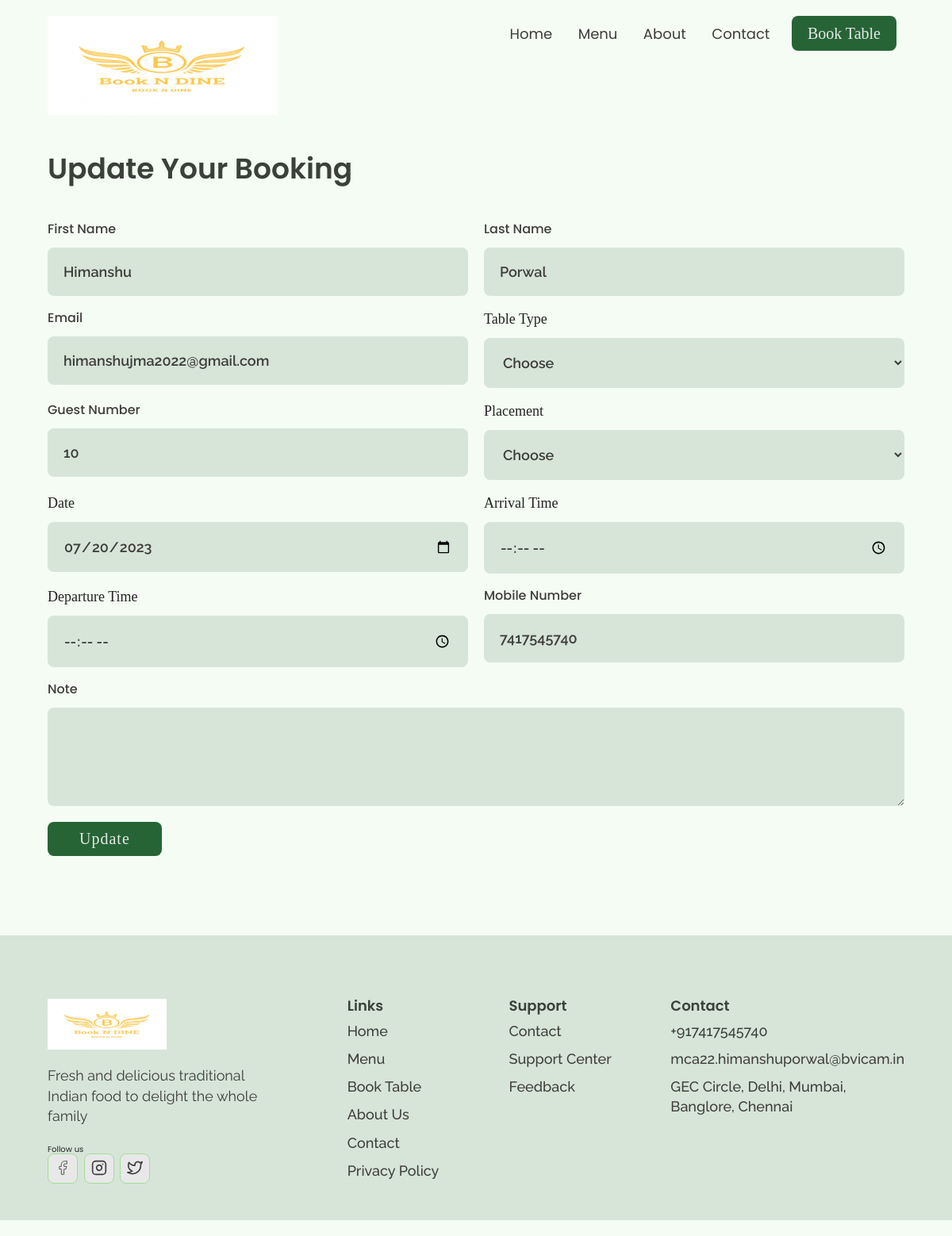
The app's page /update.php?id=9 with its own data.
### tables this page shows
CREATE TABLE `booktable` (
  `id` int(10) NOT NULL,
  `firstName` varchar(50) NOT NULL,
  `lastName` varchar(50) NOT NULL,
  `email` varchar(200) NOT NULL,
  `tableType` varchar(50) NOT NULL,
  `guestNumber` varchar(50) NOT NULL,
  `placement` varchar(50) NOT NULL,
  `date` date NOT NULL,
  `arrivaltime` time(6) NOT NULL,
  `departuretime` time(6) NOT NULL,
  `mobilenumber` varchar(10) NOT NULL,
  `note` varchar(10000) NOT NULL
);

### update.php (the view, shortened to what this page needs)
<!DOCTYPE html>
<html lang="en">
<head>
    <link rel="stylesheet" href="./reset.css">
    <link rel="stylesheet" href="./globalStyles.css">
    <link rel="stylesheet" href="./components.css">
    <link rel="stylesheet" href="https://unpkg.com/aos@next/dist/aos.css" />
</head>
<body>
    <div class="nav">
    <div class="container">
        <div class ="nav__wrapper">
            <a href="./index.html" class="logo">
                <img src="./images/3333.png" alt="Book'n Dine">
            </a>
            <nav>
                <ul class="nav__list">
                    <div class="nav__list__wrapper">
                        <li><a href="./index.html" class="nav__link">Home</a> </li>
                        <li><a href="./menu.html" class="nav__link">Menu</a> </li>
                        <li><a href="./about.html" class="nav__link">About</a> </li>
                        <li><a href="./contact.html" class="nav__link">Contact</a></li>
                        <li><a href="./booking.html" class="btn primary-btn">Book Table</a> </li>
                    </div>
                </ul>
            </nav>
        </div>
    </div>
     <section id="form" data-aos="fade-up">
        <div class="container">
            <h3 class="form__title">Update Your Booking</h3>
            <div class="form__wrapper">
                <form action="" method="post">
                    <?php
                    include 'connection.php';
                    $ids = $_GET['id'];
                    $showquery = "Select * from booktable where id={$ids}";
                    $showdata = mysqli_query($con,$showquery);
                    $arrdata = mysqli_fetch_array($showdata);
                            ?>
                    <div class="form__group">
                        <label for="firstName">First Name</label>
                        <input type="text" id="firstName" name="firstName" value="<?php echo $arrdata['firstName']; ?>"required>
                    </div>
                    <div class="form__group">
                        <label for="lastName">Last Name</label>
                        <input type="text" id="lastName" name="lastName" value="<?php echo $arrdata['lastName']; ?>"required>
                    </div>
                    <div class="form__group">
                        <label for="Email">Email</label>
                        <input type="email" id="email" name="email" value="<?php echo $arrdata['email']; ?>"required>
                    </div>
                    <div class="form__group">
                        <lable for="tableType">Table Type</lable>
                        <select id="tableType" name="tableType" value="<?php echo $arrdata['tableType']; ?>" required>
                            <option selected disabled>Choose</option>
                        </select>
                    </div>
                    <div class="form__group">
                        <label for="guestNumber">Guest Number</label>
                        <input type="number" id="guestNumber" name="guestNumber" min="1" max="10" value="<?php echo $arrdata['guestNumber']; ?>"required>
                    </div>
                    <div class="form__group">
                        <lable for="placement">Placement</lable>
                        <select  id="placement" name="placement" value="<?php echo $arrdata['placement']; ?>"required>
                            <option selected disabled>Choose</option>
                        </select>
                    </div>
                    <div class="form__group">
                        <lable for="date" >Date</lable>
                        <input type="date" id="date" name="date" value="<?php echo $arrdata['date']; ?>" required>
                    </div>
                    <div class="form__group">
                        <lable for="time" >Arrival Time</lable>
                        <input type="time" id="arrivaltime" name="arrivaltime" value="<?php echo $arrdata['arrivaltime']; ?>"required>
                    </div>
                    <div class="form__group">
                        <lable for="time" >Departure Time</lable>
                        <input type="time" id="departuretime" name="departuretime" value="<?php echo $arrdata['departuretime']; ?>" required>
                    </div>
                    <div class="form__group">
                        <label for="mobilenumber">Mobile Number</label>
                        <input type="tel" id="mobilenumber" name="mobilenumber" value="<?php echo $arrdata['mobilenumber']; ?>"required>
                    </div>
                    <div class="form__group form__group__full">
                        <label for="note">Note</label>
                        <textarea  id="note" name="note" rows="4" aria-valuetext="<?php echo $arrdata['note']; ?>" required></textarea>
                    </div>
                    <button type="submit" class="btn primary-btn" name="submit" >Update</button>
                </form>
            </div>
        </div>
     </section>
    <footer>
        <div class="container">
            <div class="footer__wrapper">
                <div class="footer__col1">
                    <div class="footer__logo">
                        <img src="./images/3333.png" alt="Book'n Dine">
                    </div>
                    <p class="footer__desc">
                        Fresh and delicious traditional
                        Indian food to delight the
                        whole family
                    </p>
                    <div class="footer__socials">
                        <h4 class="footer__socials__title">Follow us</h4>
                        <ol>
                            <li>
                                <a href="#">
                                    <svg
                                        xmlns="http://www.w3.org/2000/svg"
                                        width="24"
                                        height="24"
                                        viewBox="0 0 24 24"
                                        fill="none"
                                        stroke="currentColor"
                                        stroke-width="1"
                                        stroke-linecap="round"
                                        stroke-linejoin="round"
                                        >
                                        <path d="M18 2h-3a5 5 0 0 0-5 5v3H7v4h3v8h4v-8h3l1-4h-4V7a1 1 0 0 1 1-1h3z" />
                                     </svg>
                                </a>
                            </li>
                            <li>
                                <a href="#">
                                </a>
                            </li>
                            <li>
                                <a href="#">
                                </a>
                            </li>
                        </ol>
                    </div>
                </div>
                <div class="footer__col2">
                    <h3 class="footer__text__title">
                        Links
                    </h3>
                    <ol class="footer__text">
                        <li>
                            <a href="./index.html">Home</a>
                        </li>
                        <li>
                            <a href="./menu.html">Menu</a>
                        </li>
                        <li>
                            <a href="./booking.html">Book Table</a>
                        </li>
                        <li>
                            <a href="./about.html">About Us</a>
                        </li>
                        <li>
                            <a href="./contact.html">Contact</a>
                        </li>
                        <li>
                            <a href="#">Privacy Policy</a>
                        </li>
                    </ol>
                </div>
                <div class="footer__col3">
                    <h3 class="footer__text__title">
                        Support
                    </h3>
                    <ol class="footer__text">
                        <li>
                            <a href="./contact.html">Contact</a>
                        </li>
                        <li>
                            <a href="#">Support Center</a>
                        </li>
                        <li>
                            <a href="#">Feedback</a>
                        </li>
                    </ol>
                </div>
                <div class="footer__col4">
                    <h3 class="footer__text__title">
                        Contact
                    </h3>
                    <ol class="footer__text">
                        <li>
                            <a href="tel:+917417545740">+917417545740</a>
                        </li>
                        <li>
                            <a href="mailto:mca22.himanshuporwal@bvicam.in">mca22.himanshuporwal@bvicam.in</a>
                        </li>
                        <li>
                            <a href="#">GEC Circle, Delhi, Mumbai, Banglore, Chennai </a>
                        </li>
                    </ol>
                </div>
            </div>
        </div>
    </footer>
</body>
</html>

### globalStyles.css (style rules this page uses)
html { font-size: 10px; }
:root { --green-1: #266436; --green-2: #a2de96; --lightGreen-1: #d6e5d8; --lightGreen-2: #f5fcf4; --black-1: #3b413a; --black-2: #3f3c3c; --black-3: #5b6359; --white-1: #e8e8e8; }
body { background-color: var(--lightGreen-2); overflow-x:hidden; }
section { padding: 100px 0; }
.container { max-width: 1200px; width: 90%; margin: 0 auto; }
img { width:100%; height:100%; object-fit: cover; }
h1,h2,h3,h4 { font-family: 'Poppins', sans-serif; }
p { font-family: 'Raleway', sans-serif; font-weight: 400; line-height: 1.4em; font-size: 1.8rem; }
a { display: inline-block; text-decoration: none; }

### components.css (style rules this page uses)
.nav { padding: 2rem 0; }
.nav__wrapper { display: flex; justify-content: space-between; }
.nav__list li { display: inline-block; margin:0 1rem; }
.nav__list .nav__link { font-size: 1.8rem; font-family: 'Poppins'; color: var(--black-2); padding: 0.5rem; }
.btn { font-family: pappins; font-weight: 500; border-radius: 8px; font-size:1.4rem; padding:1.2rem 2rem; }
.primary-btn { color:var(--white-1); background:var(--green-1); }
@media only screen and (min-width: 768px) { .btn { padding: 1.3rem 2 rem; font-size: 2rem; } }
footer { background: var(--lightGreen-1); padding-top: 5rem; padding-bottom: 2rem; }
.footer__wrapper { display: flex; flex-direction: column; gap: 3rem; }
.footer__logo { width: 150px; margin-bottom:2rem; }
.footer__desc { font-size: 1.4rem; color: var(--black-2); margin-bottom: 2rem; }
.footer__socials li { display: inline-block; margin-right: 0.5rem; }
.footer__socials a { padding: 0.5rem 0.8rem; background-color: var(--white-1); border: 1px solid var(--green-2); border-radius: 8px; }
.footer__socials svg { width: 20px; color:var(--black-2); }
.footer__text__title { font-size: 1.8rem; margin-bottom: 1rem; color: var(--black-1); font-weight: 600; }
.footer__text a { font-size: 1.4rem; margin-bottom: 0.5rem; color: var(--black-2); font-family: Raleway; font-weight: 500; line-height: 1.4em; }
@media only screen and (min-width: 768px) { footer { padding-top: 8rem; padding-bottom: 4rem; } }
@media only screen and (min-width: 768px) { .footer__wrapper { flex-direction: row; } }
@media only screen and (min-width: 768px) { .footer__col1 { flex: 4; } }
@media only screen and (min-width: 768px) { .footer__col2, .footer__col3, .footer__col4 { flex: 2; } }
@media only screen and (min-width: 768px) { .footer__desc { max-width: 300px; font-size: 1.8rem; margin-bottom: 2.5rem; } }
@media only screen and (min-width: 768px) { .footer__text a { font-size: 1.8rem; margin-bottom: 1rem; } }
@media only Screen and (min-width: 768px) { .footer__text { font-size: 1.6rem; } }
#form { padding: 5rem 0; }
.form__title { font-size: 1.8rem; color: var(--black-1); font-weight: 600; }
.form__wrapper { padding: 3rem 0; }
.form__wrapper form { display: grid; grid-template-columns: 1fr; gap: 2rem; }
.form__group label { font-size: 1.6rem; font-family: poppins; color: var(--black-2); font-weight: 500; }
.form__group input, .form__group textarea, .form__group select { width: 100%; border: none; background-color: var(--lightGreen-1); font-size: 1.4rem; font-family: Raleway; font-weight: 600; padding: 1.5rem; border-radius: 8px; margin-top: 0.5rem; color: var(--black-2); }
.form__group textarea { resize: vertical; }
.form__wrapper button[type=submit] { width: max-content; border: none; padding: 1rem 4rem; font-weight: 500; letter-spacing: 0.1rem; }
@media only screen and (min-width: 768px) { .form__title { font-size: 3.6rem; } }
@media only screen and (min-width: 768px) { .form__wrapper { padding: 5rem 0; } }
@media only screen and (min-width: 768px) { .form__wrapper form { grid-template-columns: 1fr 1fr; } }
@media only screen and (min-width: 768px) { .form__group__full { grid-column: 1/3; } }
@media only screen and (min-width: 768px) { .form__group lable { font-size: 1.8rem; } }
@media only screen and (min-width: 768px) { .form__group input, .form__group textarea, .form__group select { font-size: 1.8rem; padding: 2rem; margin-top: 1.5rem; } }

### records on screen
booktable: firstName "Himanshu", lastName "Porwal", email "himanshujma2022@gmail.com", guestNumber "10", date "07/20/2023", mobilenumber "7417545740"
